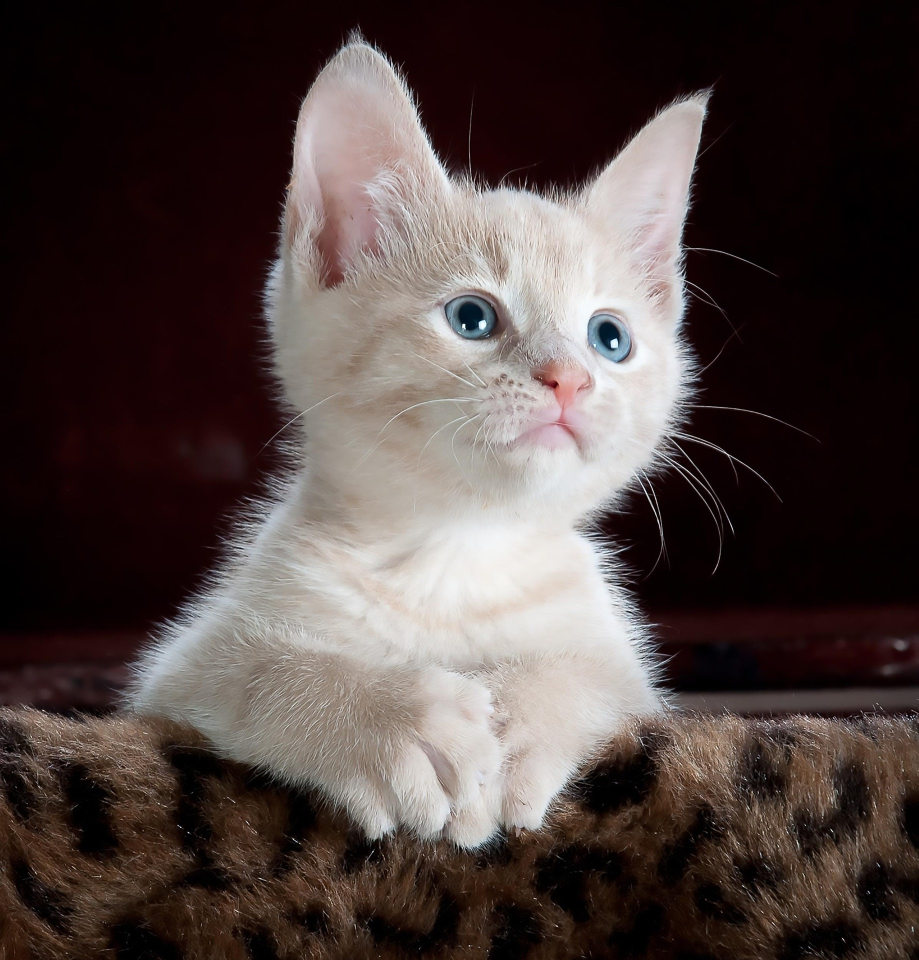
#> input picture test.jpg, 1837 x 1920 px, found by its file name (shown at 1/2 size)
$ python kenar_tespiti.py   (older library calls are emulated)
#> lines starting #> are read from the running program, lines starting #| are printed output that depends on the picture
import cv2
import numpy as np

# Görüntüyü gri tonlamalı okuyup %50 oranında küçültüyoruz
resim_gri = cv2.imread('test.jpg', cv2.IMREAD_GRAYSCALE)
#> resim_gri: shape (1920, 1837); min 0, max 255, mean 69.9
resim_gri = cv2.resize(resim_gri, (0, 0), fx=0.5, fy=0.5)
#> resim_gri: shape (960, 918)

# Gürültüyü azaltmak için Gaussian Blur uyguluyoruz
resim_blur = cv2.GaussianBlur(resim_gri, (5, 5), 0)

# 1. Sobel X (Dikey kenarlar)
sobel_x = cv2.Sobel(resim_blur, cv2.CV_64F, 1, 0, ksize=3)
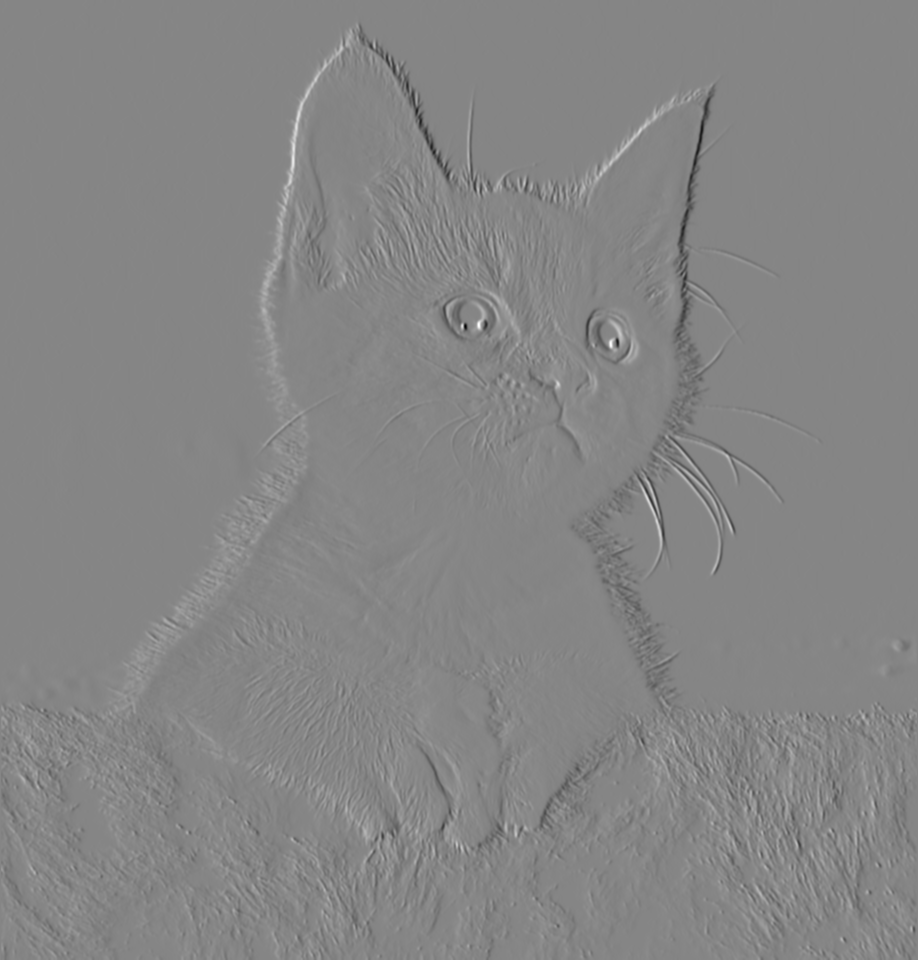
#> sobel_x: shape (960, 918) float64; min -540, max 490, mean 0; drawn with min black and max white
sobel_x = cv2.convertScaleAbs(sobel_x)

# 2. Sobel Y (Yatay kenarlar)
sobel_y = cv2.Sobel(resim_blur, cv2.CV_64F, 0, 1, ksize=3)
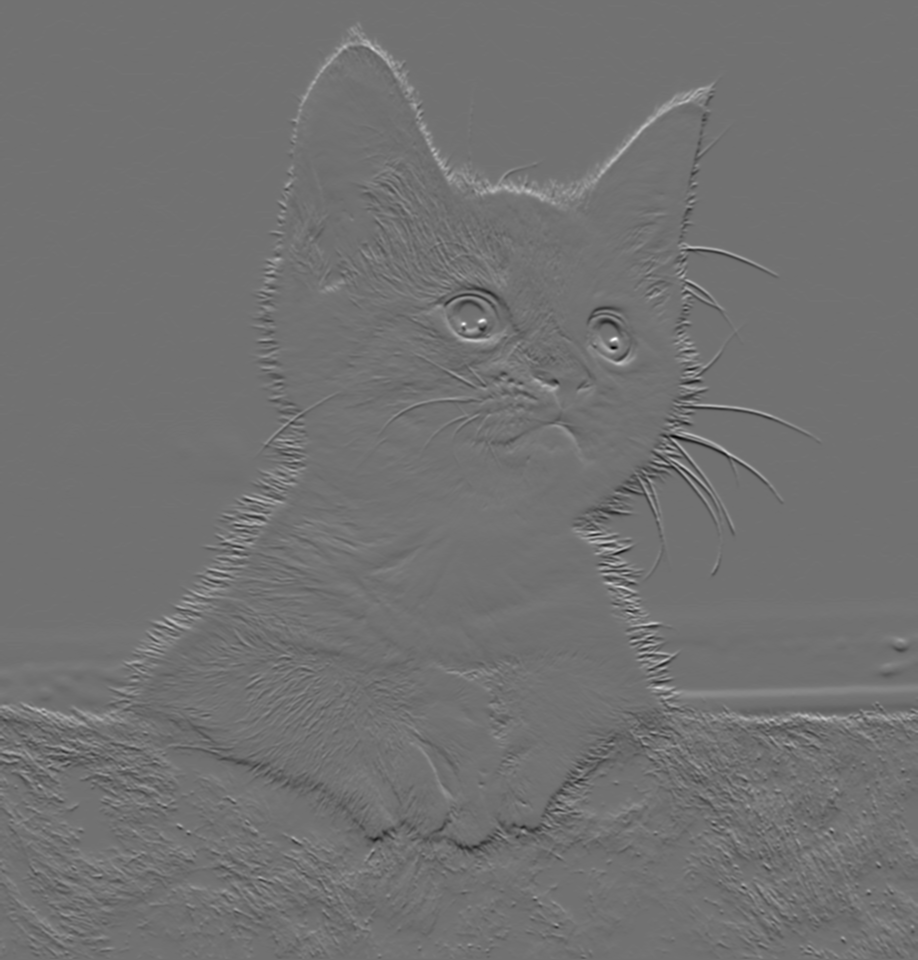
#> sobel_y: shape (960, 918) float64; min -394, max 488, mean 0.1; drawn with min black and max white
sobel_y = cv2.convertScaleAbs(sobel_y)

# 3. Sobel Bileşik (Yatay ve dikey kenarların birleşimi)
sobel_bilesik = cv2.addWeighted(sobel_x, 0.5, sobel_y, 0.5, 0)

# 4. Laplacian (Tüm kenarlar)
laplacian = cv2.Laplacian(resim_blur, cv2.CV_64F)
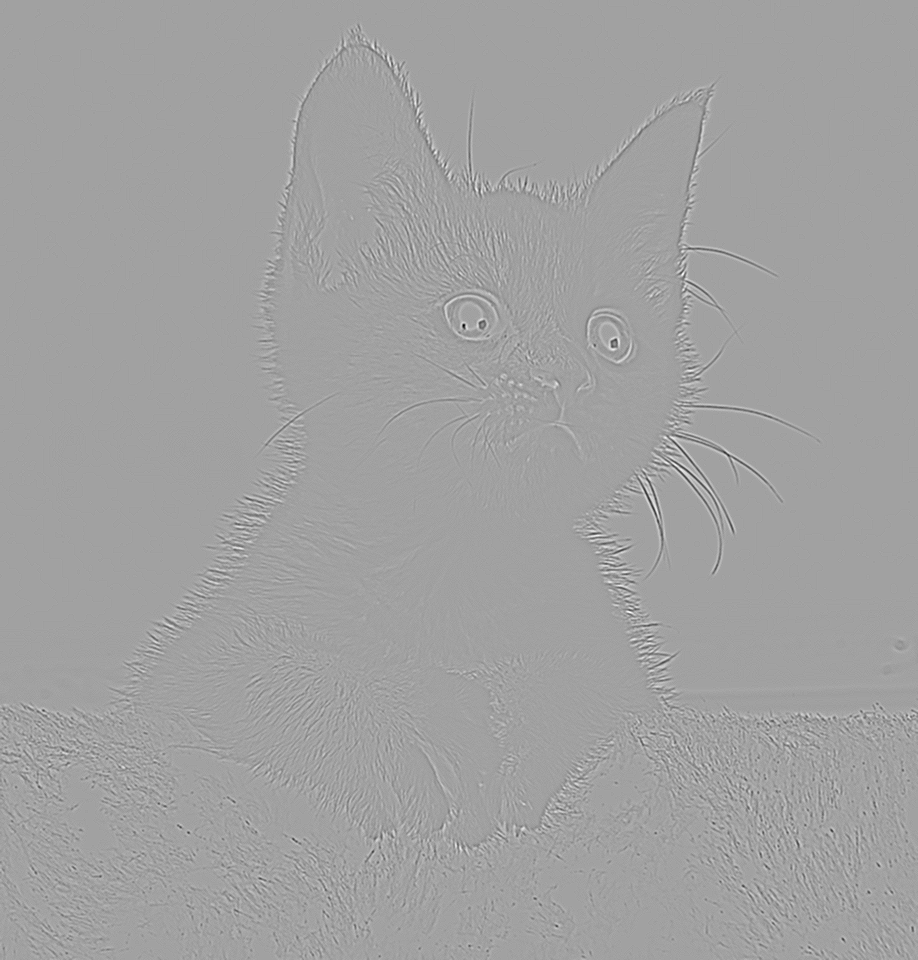
#> laplacian: shape (960, 918) float64; min -98, max 57, mean 0; drawn with min black and max white
laplacian = cv2.convertScaleAbs(laplacian)

# 5. Standart Canny (Sabit eşik değerli: 100 ve 200)
canny_standart = cv2.Canny(resim_blur, 100, 200)
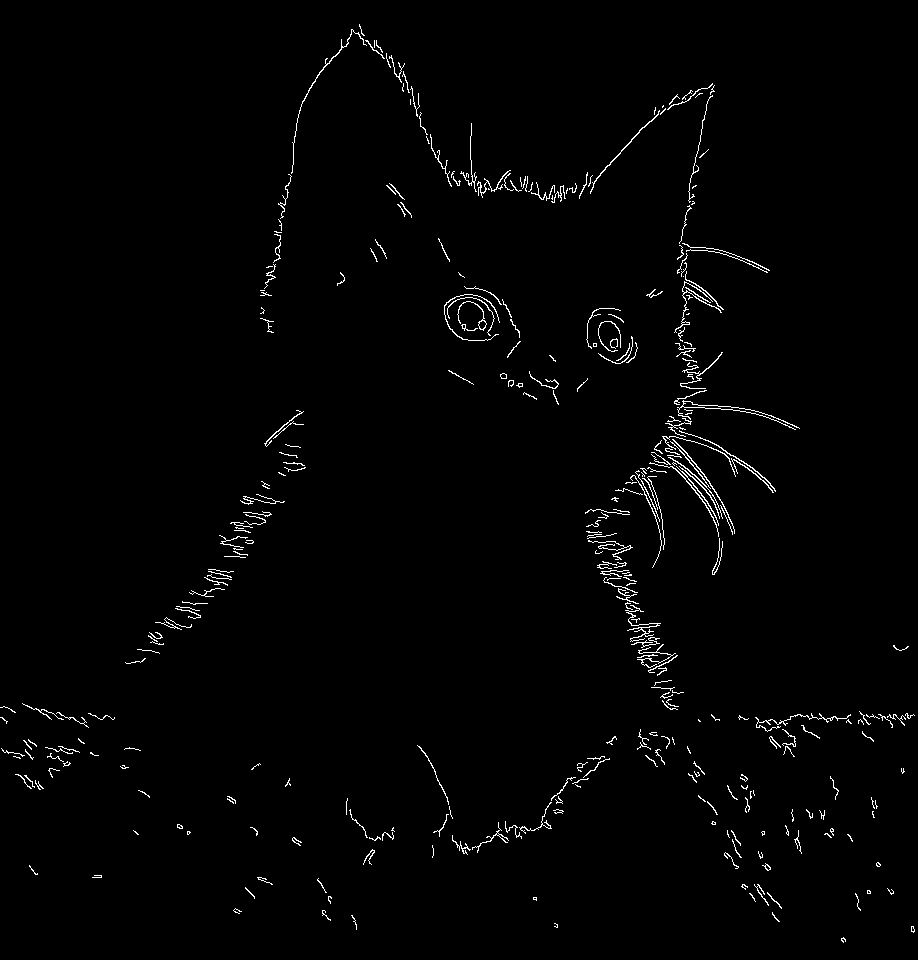
#> canny_standart: shape (960, 918); 1.4% white in thin lines or dots

# 6. Otomatik Canny (Medyana göre dinamik eşik hesaplar)
medyan = np.median(resim_blur)
#> medyan = 22
alt_esik = int(max(0, (1.0 - 0.33) * medyan))
#> alt_esik = 14
ust_esik = int(min(255, (1.0 + 0.33) * medyan))
#> ust_esik = 29
canny_otomatik = cv2.Canny(resim_blur, alt_esik, ust_esik)
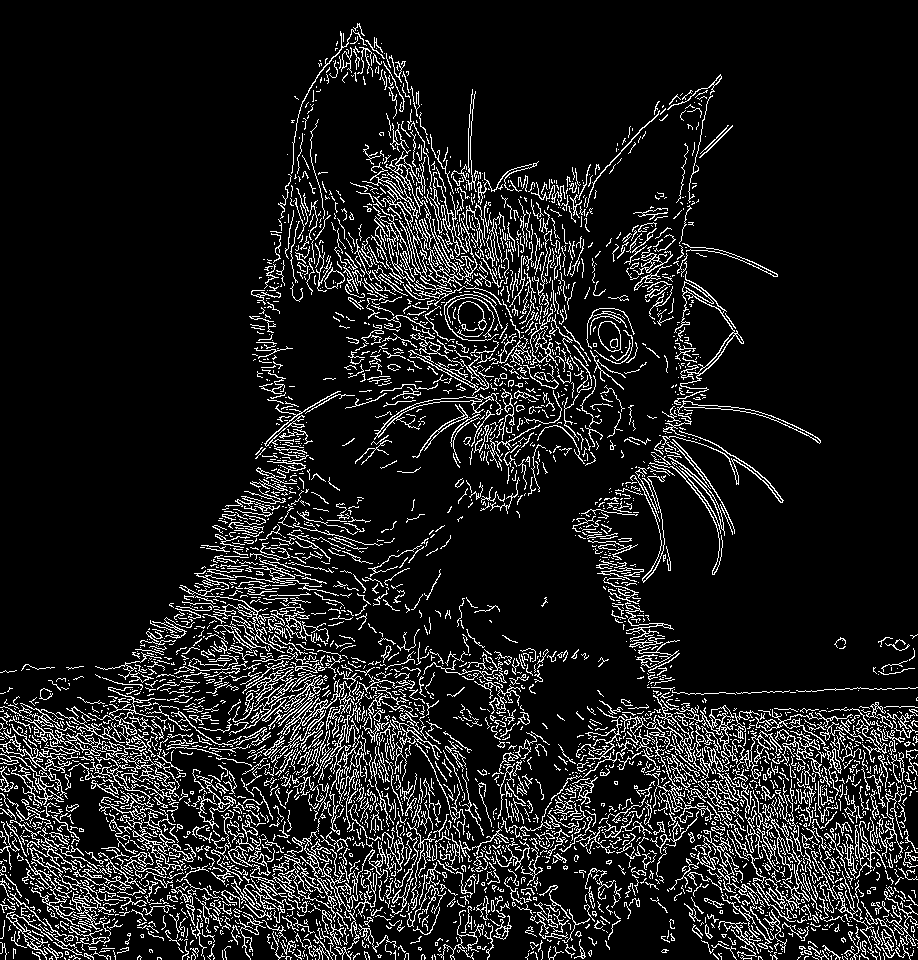
#> canny_otomatik: shape (960, 918); 11.4% white in thin lines or dots

# Sonuçları ekranda gösterme (7 farklı pencere açılacak)
cv2.imshow("0 - Orijinal Blur", resim_blur)
cv2.imshow("1 - Sobel X (Dikey)", sobel_x)
cv2.imshow("2 - Sobel Y (Yatay)", sobel_y)
cv2.imshow("3 - Sobel Bilesik", sobel_bilesik)
cv2.imshow("4 - Laplacian", laplacian)
cv2.imshow("5 - Standart Canny", canny_standart)
cv2.imshow("6 - Otomatik Canny", canny_otomatik)

cv2.waitKey(0)
cv2.destroyAllWindows()
